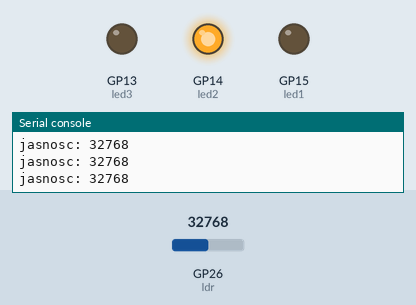
This program was run on a simulated Raspberry Pi Pico running MicroPython. Shown: output pins drawn as LEDs (lit = HIGH), the last lines printed to the serial console. Inputs (shaded band) come from the test bench; at power-on: GP26 (ldr) = 32768 (analog values on the 0–65535 scale).

Above: at 1.2 s.
1.3 s: GP26 (ldr) set to 25856
3.2 s: GP26 (ldr) set to 24032
At 5.0 s:
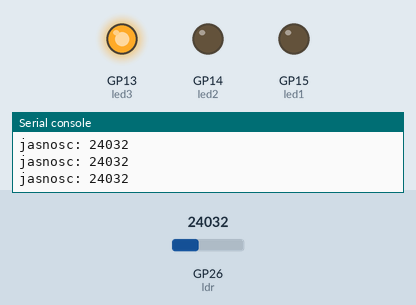
5.5 s: GP26 (ldr) set to 21072
7.2 s: GP26 (ldr) set to 18896
At 9.2 s:
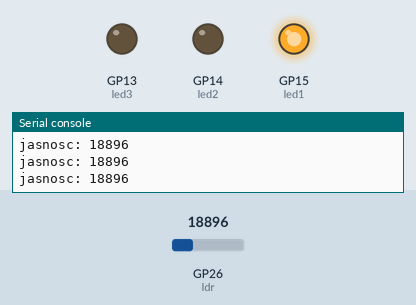
9.5 s: GP26 (ldr) set to 20655
At 10.9 s:
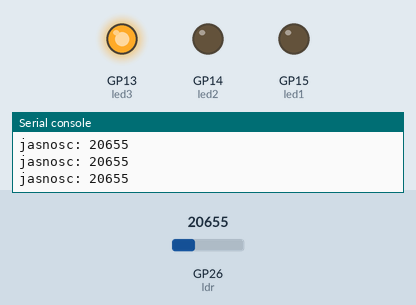
11.5 s: GP26 (ldr) set to 19660
At 12.5 s:
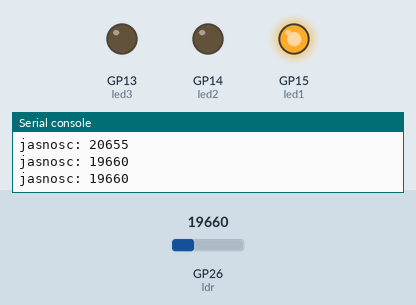
Timing chart, 0 to 14.5 s (numbered marks = the images above; inputs shaded):
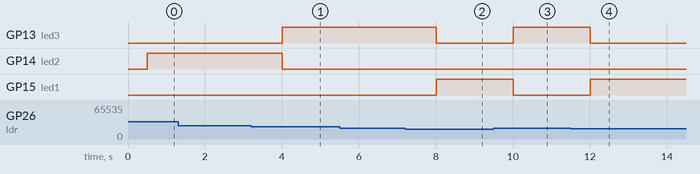

The program:

led-with-photoresistor.py
```python
from machine import ADC, Pin
import time

led1 = machine.Pin(15, machine.Pin.OUT)
led2 = machine.Pin(14, machine.Pin.OUT)
led3 = machine.Pin(13, machine.Pin.OUT)
ldr = ADC(26)
while True:
    light = ldr.read_u16()
    print("jasnosc:", light)
    time.sleep(0.5)
    if light>25000:
        led1.value(0)
        led3.value(0)
        led2.value(1)
    elif 25000>light>20000:
        led1.value(0)
        led2.value(0)
        led3.value(1)
    else:
        led1.value(1)
        led2.value(0)
        led3.value(0)
```

Measured:
- the behaviour switches between 25008 and 24992 on GP26 (ldr) (found by bisection; images 0 and 1)
- the behaviour switches between 20016 and 20000 on GP26 (ldr) (found by bisection; images 1 and 2)
- after the input at 3.2 s, GP13 (led3): LOW → HIGH after 0.80 s; GP14 (led2): HIGH → LOW after 0.80 s
- after the input at 7.2 s, GP13 (led3): HIGH → LOW after 0.81 s; GP15 (led1): LOW → HIGH after 0.81 s
- after the input at 9.5 s, GP13 (led3): LOW → HIGH after 0.51 s; GP15 (led1): HIGH → LOW after 0.51 s
- after the input at 11.5 s, GP13 (led3): HIGH → LOW after 0.51 s; GP15 (led1): LOW → HIGH after 0.51 s
